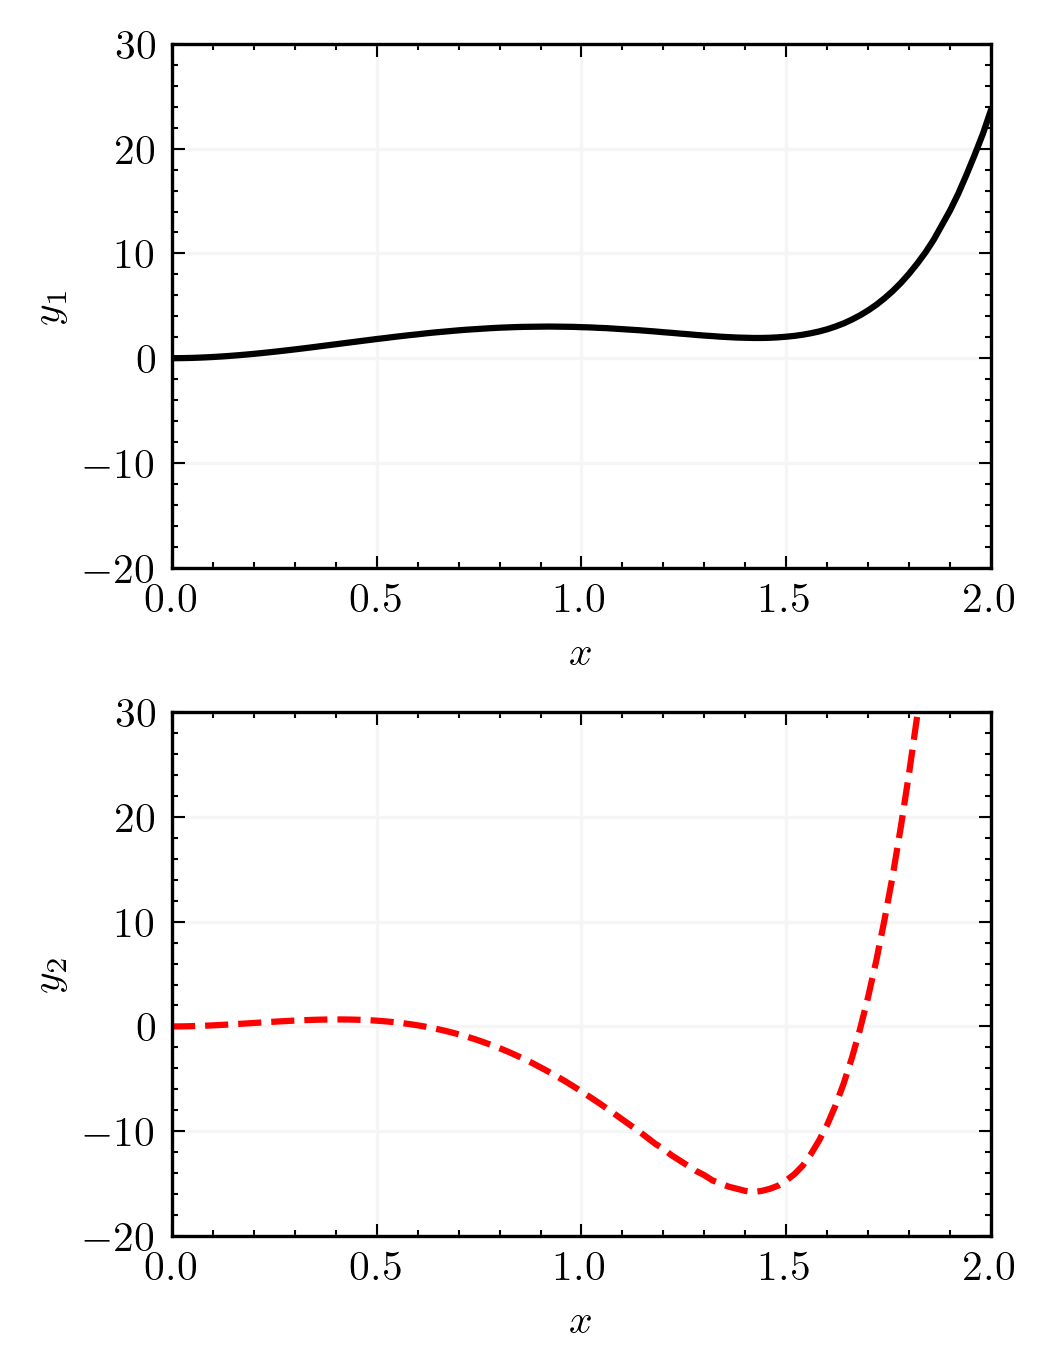

This chart was generated by the following Python code:
import numpy as np
import matplotlib.pyplot as plt

plt.style.use('vyason')
[def_width,def_height] = np.array(plt.rcParams["figure.figsize"])

fig = plt.figure(constrained_layout=True)
fig.set_size_inches(def_width,2*def_height)
ax = fig.add_gridspec(2,1,hspace=0).subplots()

x,y1,y2 = np.loadtxt('table.d',unpack=True)

ax[0].plot(x,y1,c='black',ls='-',label=r'$y_1$')
ax[1].plot(x,y2,c='red',ls='--',label=r'$y_2$')

for i in range(2):
    ax[i].set_xlim(0,2);       ax[i].set_ylim(-20,30)
    ax[i].set_xlabel(r'$x$');
    ax[i].grid();

ax[0].set_ylabel(r'$y_1$')
ax[1].set_ylabel(r'$y_2$')

fig.savefig('example_plot_2rows.png')